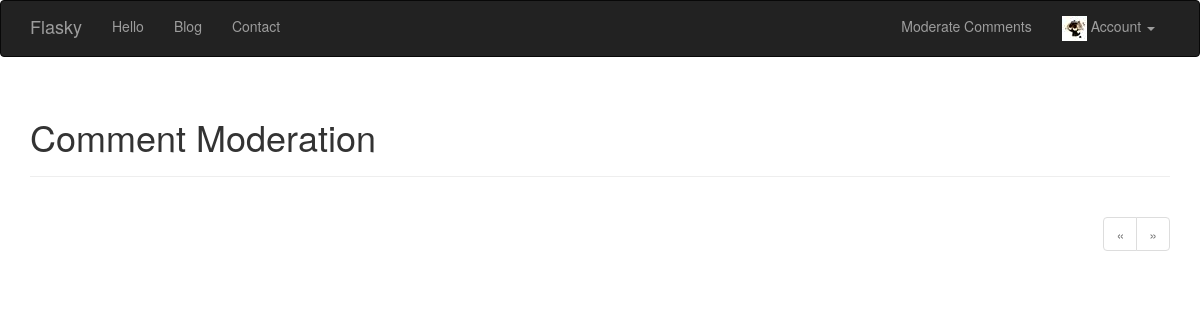
Page /moderate (signed in) on the earlier database version.
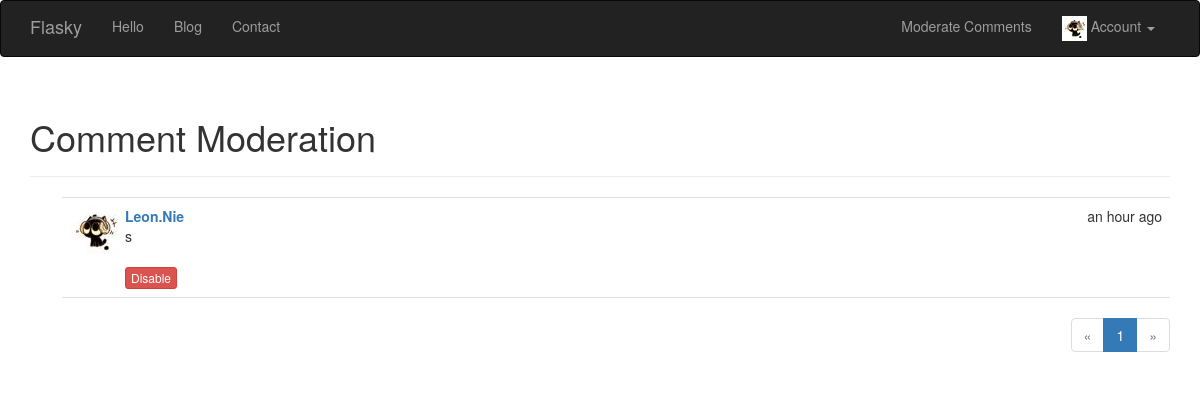
Same page on the later database version.
### app/models.py (models this page shows, shortened)
class Comment(db.Model):
    __tablename__ = 'comments'
    id = db.Column(db.Integer, primary_key=True)
    body = db.Column(db.Text)
    body_html = db.Column(db.Text)
    timestamp = db.Column(db.DateTime, index=True, default=datetime.utcnow)
    disabled = db.Column(db.Boolean)
    author_id = db.Column(db.Integer, db.ForeignKey('users.id'))
    post_id = db.Column(db.Integer, db.ForeignKey('posts.id'))

class User(UserMixin, db.Model):
    __tablename__ = 'users'
    id = db.Column(db.Integer, primary_key=True)
    email = db.Column(db.String(64), unique=True, index=True)
    username = db.Column(db.String(64), unique=True, index=True)
    role_id = db.Column(db.Integer, db.ForeignKey('roles.id'))
    password_hash = db.Column(db.String(128))
    confirmed = db.Column(db.BOOLEAN, default=False)
    followed = db.relationship('Follow',
                               foreign_keys=[Follow.follower_id],
                               backref=db.backref('follower', lazy='joined'),
                               lazy='dynamic',
                               cascade='all,delete-orphan')
    followers = db.relationship('Follow',
                                foreign_keys=[Follow.followed_id],
                                backref=db.backref('followed', lazy='joined'),
                                lazy='dynamic',
                                cascade='all, delete-orphan')
    comments = db.relationship('Comment', backref='author', lazy='dynamic')
    name = db.Column(db.String(64))
    location = db.Column(db.String(64))
    about_me = db.Column(db.Text())
    Ico = db.Column(db.Integer, default='2')
    member_since = db.Column(db.DateTime(), default=datetime.utcnow)  # 注册时间，db.Column()参数可以接受函数为参数
    last_seen = db.Column(db.DateTime, default=datetime.utcnow)  # 最后登录时间
    posts = db.relationship('Post', backref='author', lazy='dynamic')
    @property
    def password(self):
        raise AttributeError('Password is not a readable attribute')
    def can(self, permissions):
        return self.role.permissions is not None and (self.role.permissions & permissions) == permissions
    def ping(self):
        self.last_seen = datetime.utcnow()
        db.session.add(self)
    def IDIco(self, size='big'):
        if self.Ico is not None:
            if size == "mid":
                url = '../static/avatar/' + str(self.Ico) + '_mid.jpg'
            elif size == "li":
                url = '../static/avatar/' + str(self.Ico) + '_li.jpg'
            else:
                url = '../static/avatar/' + str(self.Ico) + '.jpg'
            return url

### app/main/views.py (the view)
@main.route('/moderate')
@login_required
@permission_required(Permission.MODERATE_COMMENTS)
def moderate():  # view function
    page = request.args.get('page', 1, type=int)
    pagination = Comment.query.order_by(Comment.timestamp.desc()).paginate(
            page, per_page=current_app.config['FLASKY_COMMENTS_PER_PAGE'],
            error_out=False)
    comments = pagination.items
    return render_template('moderate.html', comments=comments,
                           pagination=pagination, page=page)

### app/auth/views.py (called while the page is built)
@auth.before_app_request
def before_request():
    if current_user.is_authenticated:
        current_user.ping()

### app/main/__init__.py (called while the page is built)
@main.app_context_processor
def inject_permissions():
    return dict(Permission=Permission)

### app/models.py (called while the page is built)
@login_manager.user_loader
def load_user(user_id):
    return User.query.get(int(user_id))

### app/templates/moderate.html (shortened to what this page needs)
{% extends "base.html" %}
{% import "_macros.html" as macros %}
{% block page_content %}
    <div class="page-header">
        <h1>Comment Moderation</h1>
    </div>
    {% set moderate = True %}
    {% include '_comments.html' %}
    {% if pagination %}
        <div class="pagination">
            {{ macros.pagination_widget(pagination, '.moderate') }}
        </div>
    {% endif %}
{% endblock %}

### app/templates/_comments.html (shortened to what this page needs)
<ul class="comments">
    {% for comment in comments %}
        <li class="comment">
            <div class="comment-thumbnail">
                <a href="{{ url_for('.user', username=comment.author.username) }}">
                    <img class="img-rounded profile-thumbnail" src="{{ comment.author.IDIco('mid') }}">
                </a>
            </div>
            <div class="comment-content">
                <div class="comment-date">{{ moment(comment.timestamp).fromNow() }}</div>
                <div class="comment-author"><a
                        href="{{ url_for('.user', username=comment.author.username) }}">{{ comment.author.username }}</a>
                </div>
                <div class="comment-body">
                    {% if moderate or not comment.disabled %}
                        {% if comment.body_html %}
                            {{ comment.body_html | safe }}
                        {% else %}
                            {{ comment.body }}
                        {% endif %}
                    {% endif %}
                </div>
                {% if moderate %}
                    <br>
                    {% if comment.disabled %}
                        <a class="btn btn-default btn-xs"
                           href="{{ url_for('.moderate_enable', id=comment.id, page=page) }}">Enable</a>
                    {% else %}
                        <a class="btn btn-danger btn-xs"
                           href="{{ url_for('.moderate_disable', id=comment.id, page=page) }}">Disable</a>
                    {% endif %}
                {% endif %}
            </div>
        </li>
    {% endfor %}
</ul>

Differences in the rows shown:
added Comment: timestamp "an hour ago", author.username "Leon.Nie", body_html "s"
Other differences:
new list line: "1"
